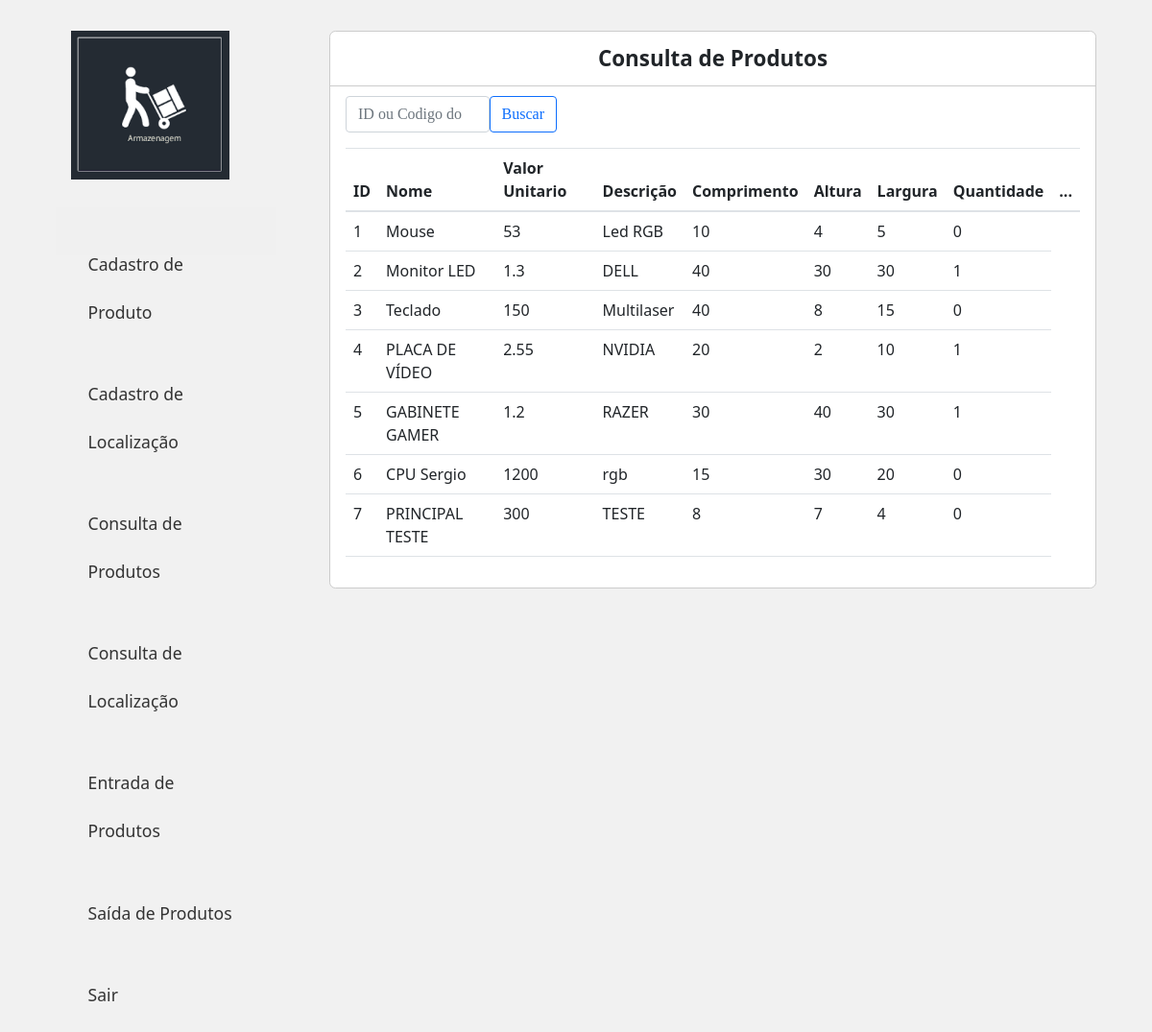
Page /Stoq/L_consulta.php on the committed database.
### tables this page shows
CREATE TABLE `tbdcadprod` (
  `id_Produto` int(11) NOT NULL,
  `nm_Produto` varchar(50) NOT NULL,
  `vl_Valor` double NOT NULL,
  `ds_Produto` varchar(50) NOT NULL,
  `comp_Produto` double NOT NULL,
  `alt_Produto` double NOT NULL,
  `larg_Produto` double NOT NULL,
  `qtd_Produto` int(20) NOT NULL,
  `volume_Produto` float NOT NULL
);

### Stoq/L_consulta.php (the view, shortened to what this page needs)
<?php
	require_once 'header.php';
	require_once 'conection.php';
?>
<main class="col-sm-9">
	<div class="principal">
		<div class="titulo">
			Consulta de Produtos
		</div>
		<div class="conteudo">
			<div class="item">
				<form method="POST" action="">
				<input class="form-control" type="search" style="position: absolute; width: 150px; top: 100px; font-family:'calibri';" name="result" placeholder="ID ou Codigo do Produto"><br><br>
				<button class="btn btn-outline-primary" type="submit" style="position: absolute; right: 590px; top: 100px; font-family:'calibri';" >Buscar</button>
				</form>
				<table class="table">
				  <thead>
				    <tr>
					  <th scope="col">ID</th>
				      <th scope="col">Nome</th>
					  <th scope="col">Valor Unitario</th>
				      <th scope="col">Descrição</th>
					  <th scope="col">Comprimento</th>
					  <th scope="col">Altura</th>
					  <th scope="col">Largura</th>
				      <th scope="col">Quantidade</th>
				      <th scope="col">...</th>
				    </tr>
				  </thead>
				  <tbody>
				  		<?php
				  			$pesquisa = $_POST['result'];
				  			if($pesquisa != NULL){
							$stmt = $conn->prepare("SELECT * FROM tbdcadprod WHERE id_Produto = $pesquisa ");
							}else{
								$stmt = $conn->prepare("SELECT * FROM tbdcadprod");
							}
							$stmt->execute();
							$results = $stmt->fetchAll(PDO::FETCH_ASSOC);
							foreach($results as $row => $value){
								echo "<tr>";
								echo "<td>" . $value['id_Produto'] . "</td>";
								echo "<td>" . $value['nm_Produto'] . "</td>";
								echo "<td>" . $value['vl_Valor'] . "</td>";
								echo "<td>" . $value['ds_Produto'] . "</td>";
								echo "<td>" . $value['comp_Produto'] . "</td>";
								echo "<td>" . $value['alt_Produto'] . "</td>";
								echo "<td>" . $value['larg_Produto'] . "</td>";
								echo "<td>" . $value['qtd_Produto'] . "</td>";
							}
						?>
				  </tbody>
				</table>
			</div>
		</div>
	</div>
</main>

### css/styles.css (style rules this page uses)
body { background: #f1f1f1; }
.principal { margin: 2em 1em; background: #fff; border: 1px solid #ccc; border-radius: .4em; }
.principal .titulo { padding: .5em 1em; font-size: 1.4em; font-weight: bold; border-bottom: 1px solid #ccc; text-align: center; }
.principal .conteudo { padding: 1em; }

### rows in the picture
tbdcadprod: id_Produto "1", nm_Produto "Mouse", vl_Valor "53", ds_Produto "Led RGB", comp_Produto "10", alt_Produto "4", larg_Produto "5", qtd_Produto "0"
tbdcadprod: id_Produto "2", nm_Produto "Monitor LED", vl_Valor "1.3", ds_Produto "DELL", comp_Produto "40", alt_Produto "30", larg_Produto "30", qtd_Produto "1"
tbdcadprod: id_Produto "3", nm_Produto "Teclado", vl_Valor "150", ds_Produto "Multilaser", comp_Produto "40", alt_Produto "8", larg_Produto "15", qtd_Produto "0"
tbdcadprod: id_Produto "4", nm_Produto "PLACA DE VÍDEO", vl_Valor "2.55", ds_Produto "NVIDIA", comp_Produto "20", alt_Produto "2", larg_Produto "10", qtd_Produto "1"
tbdcadprod: id_Produto "5", nm_Produto "GABINETE GAMER", vl_Valor "1.2", ds_Produto "RAZER", comp_Produto "30", alt_Produto "40", larg_Produto "30", qtd_Produto "1"
tbdcadprod: id_Produto "6", nm_Produto "CPU Sergio", vl_Valor "1200", ds_Produto "rgb", comp_Produto "15", alt_Produto "30", larg_Produto "20", qtd_Produto "0"
tbdcadprod: id_Produto "7", nm_Produto "PRINCIPAL TESTE", vl_Valor "300", ds_Produto "TESTE", comp_Produto "8", alt_Produto "7", larg_Produto "4", qtd_Produto "0"
